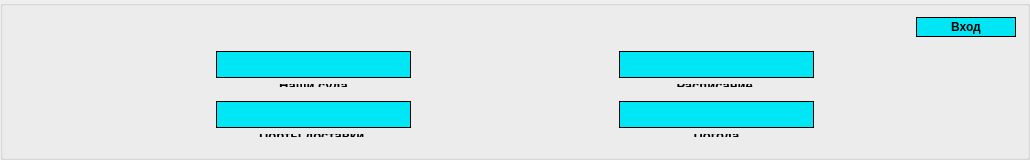
       <widget class="QGroupBox" name="groupBox">
        <property name="styleSheet">
         <string notr="true">QGroupBox#groupBox {
border: 1px solid #bbf5f3;
}
</string>
        </property>
        <property name="title">
         <string/>
        </property>
        <layout class="QGridLayout" name="gridLayout_5" rowstretch="5,8,35,8,35,9" columnstretch="20,20,20,20,20">
         <item row="0" column="0" colspan="5">
          <layout class="QHBoxLayout" name="horizontalLayout_15" stretch="90,10">
           <item>
            <spacer name="horizontalSpacer">
             <property name="orientation">
              <enum>Qt::Horizontal</enum>
             </property>
             <property name="sizeHint" stdset="0">
              <size>
               <width>40</width>
               <height>20</height>
              </size>
             </property>
            </spacer>
           </item>
           <item>
            <widget class="QPushButton" name="pushButton_25">
             <property name="sizePolicy">
              <sizepolicy hsizetype="Minimum" vsizetype="Ignored">
               <horstretch>0</horstretch>
               <verstretch>0</verstretch>
              </sizepolicy>
             </property>
             <property name="styleSheet">
              <string notr="true">QPushButton {
background-color: rgb(0, 230, 245);
font:bold;
border: 1px solid #000000;
}
QPushButton::hover {
	background-color: rgb(0, 243, 255);
}
QPushButton::pressed {
	border: 3px solid #000000;
}</string>
             </property>
             <property name="text">
              <string>Вход</string>
             </property>
            </widget>
           </item>
          </layout>
         </item>
         <item row="1" column="1">
          <spacer name="verticalSpacer_5">
           <property name="orientation">
            <enum>Qt::Vertical</enum>
           </property>
           <property name="sizeHint" stdset="0">
            <size>
             <width>20</width>
             <height>18</height>
            </size>
           </property>
          </spacer>
         </item>
         <item row="1" column="3">
          <spacer name="verticalSpacer_7">
           <property name="orientation">
            <enum>Qt::Vertical</enum>
           </property>
           <property name="sizeHint" stdset="0">
            <size>
             <width>20</width>
             <height>18</height>
            </size>
           </property>
          </spacer>
         </item>
         <item row="2" column="0">
          <spacer name="horizontalSpacer_11">
           <property name="orientation">
            <enum>Qt::Horizontal</enum>
           </property>
           <property name="sizeHint" stdset="0">
            <size>
             <width>263</width>
             <height>20</height>
            </size>
           </property>
          </spacer>
         </item>
         <item row="2" column="1">
          <layout class="QVBoxLayout" name="verticalLayout_13" stretch="90,10">
           <item>
            <widget class="QPushButton" name="pushButton_24">
             <property name="sizePolicy">
              <sizepolicy hsizetype="Minimum" vsizetype="Ignored">
               <horstretch>0</horstretch>
               <verstretch>0</verstretch>
              </sizepolicy>
             </property>
             <property name="styleSheet">
              <string notr="true">QPushButton {
background-color: rgb(0, 230, 245);
font:bold;
border: 1px solid #000000;
image: url(:/new/prefix1/3.png);
padding: 15px;
}
QPushButton::hover {
	background-color: rgb(0, 243, 255);
}
QPushButton::pressed {
	border: 3px solid #000000;
}</string>
             </property>
             <property name="text">
              <string/>
             </property>
            </widget>
           </item>
           <item>
            <widget class="QLabel" name="label_26">
             <property name="sizePolicy">
              <sizepolicy hsizetype="Preferred" vsizetype="Ignored">
               <horstretch>0</horstretch>
               <verstretch>0</verstretch>
              </sizepolicy>
             </property>
             <property name="font">
              <font>
               <pointsize>10</pointsize>
               <weight>75</weight>
               <bold>true</bold>
              </font>
             </property>
             <property name="text">
              <string>Наши суда</string>
             </property>
             <property name="alignment">
              <set>Qt::AlignCenter</set>
             </property>
            </widget>
           </item>
          </layout>
         </item>
         <item row="2" column="2">
          <spacer name="horizontalSpacer_13">
           <property name="orientation">
            <enum>Qt::Horizontal</enum>
           </property>
           <property name="sizeHint" stdset="0">
            <size>
             <width>263</width>
             <height>20</height>
            </size>
           </property>
          </spacer>
         </item>
         <item row="2" column="3">
          <layout class="QVBoxLayout" name="verticalLayout_14" stretch="90,10">
           <item>
            <widget class="QPushButton" name="pushButton_26">
             <property name="sizePolicy">
              <sizepolicy hsizetype="Minimum" vsizetype="Ignored">
               <horstretch>0</horstretch>
               <verstretch>0</verstretch>
              </sizepolicy>
             </property>
             <property name="styleSheet">
              <string notr="true">QPushButton {
background-color: rgb(0, 230, 245);
font:bold;
border: 1px solid #000000;
image: url(:/new/prefix1/2.png);
padding: 15px;
}
QPushButton::hover {
	background-color: rgb(0, 243, 255);
}
QPushButton::pressed {
	border: 3px solid #000000;
}</string>
             </property>
             <property name="text">
              <string/>
             </property>
            </widget>
           </item>
           <item>
            <widget class="QLabel" name="label_27">
             <property name="sizePolicy">
              <sizepolicy hsizetype="Preferred" vsizetype="Ignored">
               <horstretch>0</horstretch>
               <verstretch>0</verstretch>
              </sizepolicy>
             </property>
             <property name="font">
              <font>
               <pointsize>10</pointsize>
               <weight>75</weight>
               <bold>true</bold>
              </font>
             </property>
             <property name="text">
              <string>Расписание </string>
             </property>
             <property name="alignment">
              <set>Qt::AlignCenter</set>
             </property>
            </widget>
           </item>
          </layout>
         </item>
         <item row="2" column="4">
          <spacer name="horizontalSpacer_15">
           <property name="orientation">
            <enum>Qt::Horizontal</enum>
           </property>
           <property name="sizeHint" stdset="0">
            <size>
             <width>263</width>
             <height>20</height>
            </size>
           </property>
          </spacer>
         </item>
         <item row="3" column="1">
          <spacer name="verticalSpacer_4">
           <property name="orientation">
            <enum>Qt::Vertical</enum>
           </property>
           <property name="sizeHint" stdset="0">
            <size>
             <width>20</width>
             <height>18</height>
            </size>
           </property>
          </spacer>
         </item>
         <item row="3" column="3">
          <spacer name="verticalSpacer_8">
           <property name="orientation">
            <enum>Qt::Vertical</enum>
           </property>
           <property name="sizeHint" stdset="0">
            <size>
             <width>20</width>
             <height>18</height>
            </size>
           </property>
          </spacer>
         </item>
         <item row="4" column="0">
          <spacer name="horizontalSpacer_12">
           <property name="orientation">
            <enum>Qt::Horizontal</enum>
           </property>
           <property name="sizeHint" stdset="0">
            <size>
             <width>263</width>
             <height>20</height>
            </size>
           </property>
          </spacer>
         </item>
         <item row="4" column="1">
          <layout class="QVBoxLayout" name="verticalLayout_15" stretch="90,10">
           <item>
            <widget class="QPushButton" name="pushButton_27">
             <property name="sizePolicy">
              <sizepolicy hsizetype="Minimum" vsizetype="Ignored">
               <horstretch>0</horstretch>
               <verstretch>0</verstretch>
              </sizepolicy>
             </property>
             <property name="styleSheet">
              <string notr="true">QPushButton {
background-color: rgb(0, 230, 245);
font:bold;
border: 1px solid #000000;
image: url(:/new/prefix1/5.png);
padding: 15px;
}
QPushButton::hover {
	background-color: rgb(0, 243, 255);
}
QPushButton::pressed {
	border: 3px solid #000000;
}</string>
             </property>
             <property name="text">
              <string/>
             </property>
            </widget>
           </item>
           <item>
            <widget class="QLabel" name="label_28">
             <property name="sizePolicy">
              <sizepolicy hsizetype="Preferred" vsizetype="Ignored">
               <horstretch>0</horstretch>
               <verstretch>0</verstretch>
              </sizepolicy>
             </property>
             <property name="font">
              <font>
               <pointsize>10</pointsize>
               <weight>75</weight>
               <bold>true</bold>
              </font>
             </property>
             <property name="text">
              <string>Порты доставки </string>
             </property>
             <property name="alignment">
              <set>Qt::AlignCenter</set>
             </property>
            </widget>
           </item>
          </layout>
         </item>
         <item row="4" column="2">
          <spacer name="horizontalSpacer_14">
           <property name="orientation">
            <enum>Qt::Horizontal</enum>
           </property>
           <property name="sizeHint" stdset="0">
            <size>
             <width>263</width>
             <height>20</height>
            </size>
           </property>
          </spacer>
         </item>
         <item row="4" column="3">
          <layout class="QVBoxLayout" name="verticalLayout_16" stretch="90,10">
           <item>
            <widget class="QPushButton" name="pushButton_28">
             <property name="sizePolicy">
              <sizepolicy hsizetype="Minimum" vsizetype="Ignored">
               <horstretch>0</horstretch>
               <verstretch>0</verstretch>
              </sizepolicy>
             </property>
             <property name="styleSheet">
              <string notr="true">QPushButton {
background-color: rgb(0, 230, 245);
font:bold;
border: 1px solid #000000;
image: url(:/new/prefix1/4.png);
padding: 15px;
}
QPushButton::hover {
	background-color: rgb(0, 243, 255);
}
QPushButton::pressed {
	border: 3px solid #000000;
}</string>
             </property>
             <property name="text">
              <string/>
             </property>
            </widget>
           </item>
           <item>
            <widget class="QLabel" name="label_29">
             <property name="sizePolicy">
              <sizepolicy hsizetype="Preferred" vsizetype="Ignored">
               <horstretch>0</horstretch>
               <verstretch>0</verstretch>
              </sizepolicy>
             </property>
             <property name="font">
              <font>
               <pointsize>10</pointsize>
               <weight>75</weight>
               <bold>true</bold>
              </font>
             </property>
             <property name="text">
              <string>Погода</string>
             </property>
             <property name="alignment">
              <set>Qt::AlignCenter</set>
             </property>
            </widget>
           </item>
          </layout>
         </item>
         <item row="4" column="4">
          <spacer name="horizontalSpacer_16">
           <property name="orientation">
            <enum>Qt::Horizontal</enum>
           </property>
           <property name="sizeHint" stdset="0">
            <size>
             <width>263</width>
             <height>20</height>
            </size>
           </property>
          </spacer>
         </item>
         <item row="5" column="1">
          <spacer name="verticalSpacer_6">
           <property name="orientation">
            <enum>Qt::Vertical</enum>
           </property>
           <property name="sizeHint" stdset="0">
            <size>
             <width>20</width>
             <height>21</height>
            </size>
           </property>
          </spacer>
         </item>
         <item row="5" column="3">
          <spacer name="verticalSpacer_9">
           <property name="orientation">
            <enum>Qt::Vertical</enum>
           </property>
           <property name="sizeHint" stdset="0">
            <size>
             <width>20</width>
             <height>21</height>
            </size>
           </property>
          </spacer>
         </item>
        </layout>
       </widget>
